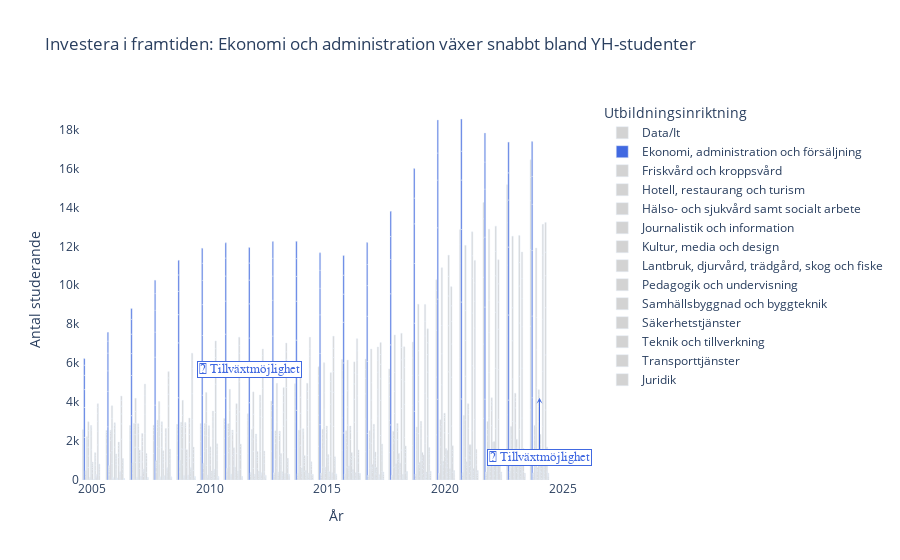

Write notebook code for a chart like this one.
### Code cell
# Ta fram maxvärdet för y-axeln (Antal studerande) i hela df_long för att placera texten ovanför staplarna
max_y = df_long["Antal studerande"].max()

fig.add_annotation(
    x=2010,                # placera texten vid år 2010 på x-axeln
    y=max_y + max_y*0.1,   # placera texten 10% ovanför maxvärdet på y-axeln
    text="🚀 Tillväxtmöjlighet",
    showarrow=True,
    arrowhead=3,
    arrowcolor="royalblue",
    ax=40,                 # pilens startpunkt i pixlar från texten horisontellt (positivt = pil pekar höger)
    ay=0,                  # pilens startpunkt vertikalt (0 = pilen är horisontell)
    font=dict(color="royalblue", size=13, family="Arial"),
    bgcolor="white",
    bordercolor="royalblue",
    borderwidth=1
)
